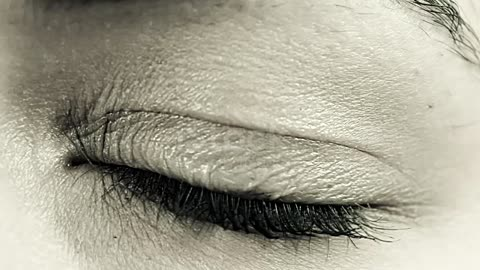
#> input picture stock clips/test/image1.jpg, 480 x 270 px, given as the content of the folder ../clips/Eye Balls 2, which was not available
$ python convert.py
#> lines starting #> are read from the running program, lines starting #| are printed output that depends on the picture; pictures that were not available may be replaced by others from this repository, and a replacement may not be noted
from PIL import Image
import math
import glob
import os
import sys

# [49 lines left out: functions main_old, makeMergeImg, not called in this run]

class cStock():
    # [99 lines left out: functions __init__, openImage, processImage, main_last_last, last_main, not called in this run]

class cStock2():
    def __init__(self, folder):
#> called with folder = 'Eye Balls 2'
        self.folder = folder
        self.xLeft = 335
        self.yLeft = 60

        self.xRight = 355
        self.yRight = 110

        self.xSize = 630
        self.ySize = 630

        self.inputFolder = "../clips/" + self.folder
        list = glob.glob(self.inputFolder + '/*.jpg')
        self.files = []
        for file in list:
            self.files.append(os.path.basename(file))

        self.outputFolder = "../../media/" + self.folder
        if (os.path.isdir(self.outputFolder) == False):
            os.mkdir(self.outputFolder)
            os.mkdir(self.outputFolder + '/Left')
            os.mkdir(self.outputFolder + '/Right')

    def openImage(self, filename):
#> called with filename = 'image1.jpg'
        path = self.inputFolder + '/' + filename
        handle = Image.open(path)
#> handle is the input picture: PIL image 480x270 RGB; mean R, G, B 165.9, 163, 146.4

        return(handle)

    def getLeft(self, img):
        lImg = img.crop((self.xLeft, self.yLeft, self.xLeft + self.xSize, self.yLeft + self.ySize))
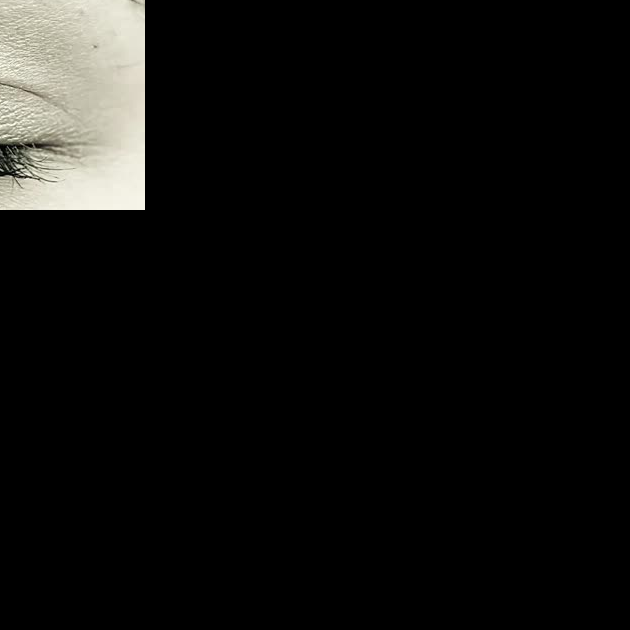
#> lImg: PIL image 630x630 RGB; mean R, G, B 15.6, 15.4, 14
        return(lImg)

    def getRight(self, img):
        rImg = img.crop((self.xRight, self.yRight, self.xRight + self.xSize, self.yRight + self.ySize))
        return(rImg)

    def processImage(self, filename):
        img = self.openImage(filename)

        new = self.getLeft(img)

        cx = 630 / 2
        cy = 630 / 2
        for y in range(0, 630):
            for x in range(0, 630):
                px = new.getpixel((x,y))
                px = (px[2], px[1], px[0])
                dx = abs(x - cx)
                dy = abs(y - cy)
                R = math.sqrt((dx*dx) + (dy*dy))
                if (R > 630/2):
                    px = (0,0,0)
                new.putpixel((x,y), px)
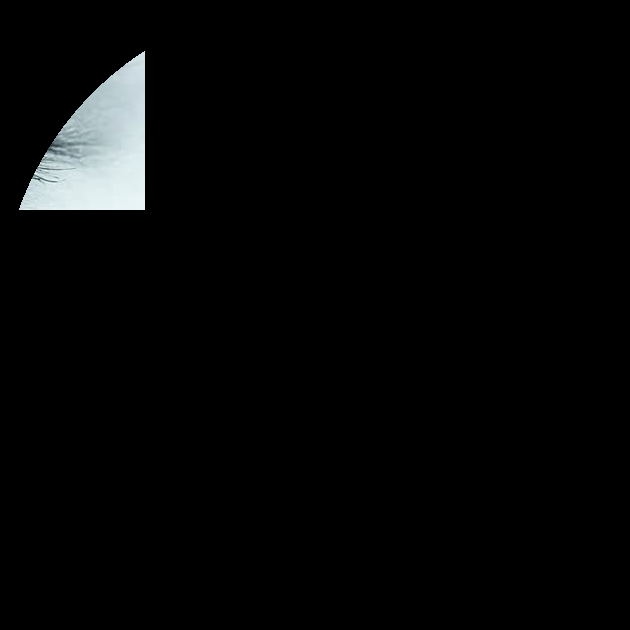
#> new: PIL image 630x630 RGB; mean R, G, B 6.2, 6.7, 6.8

        eye = new.resize((240, 240))
        eye = eye.rotate(angle=180)
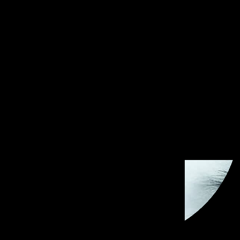
#> eye: PIL image 240x240 RGB; mean R, G, B 6.2, 6.7, 6.8

        filename = filename[-7:]
        Filename = 'eye-' + filename
        eye.save(self.outputFolder + '/' + Filename)

def main():
    media1 = cStock2('Eye Balls 2')
    for file in media1.files:
        print("Processing %s..." % file)
        media1.processImage(file)

if __name__ == '__main__':
    main()
